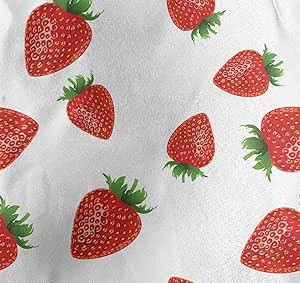
#> input picture assets/images/6.jpg, 300 x 283 px, found by its file name
$ python threshold.py
#> lines starting #> are read from the running program, lines starting #| are printed output that depends on the picture; after the words box and inside, x2 and y2 are one past the last pixel; in counts of white or black regions, pixels touching at a corner belong together
### library/objects/image/image.py
import cv2
from copy import deepcopy


class Image:
    def __init__(self, image_path: str = None):
        self.__image = None
        self._image_path = image_path
        self.__width = None
        self.__height = None
        self.__channels = None
        self.__original = None

    def read_path(self, image_path: str):
        self._image_path = image_path
        self.__image = cv2.imread(image_path)
        if self.__original is None:
            print("Set original")
            self.set_original(self.__image)
        else:
            print("Original is.")
        self.shape()
        return self

    def set(self, image: cv2.Mat):
        self.__image = deepcopy(image)
        if self.__original is None:
            print("Set original")
            self.set_original(self.__image)
        else:
            print("Original Is.")
        return self

    def set_original(self, img: cv2.Mat):
        print("Set Original")
        self.__original = deepcopy(img)
#> img is the input picture: shape (283, 300, 3); mean B, G, R 168.7, 173.5, 198.5
        return self

    def shape(self):
        if len(self.__image.shape) == 2:
            self.__channels = 1
        else:
            self.__height, self.__width, self.__channels = self.__image.shape
        return self

    def get(self):
        return self.__image

    def get_original(self):
        return deepcopy(self.__original)

    def get_path(self):
        return self._image_path

    def get_width(self):
        return self.__width

    def get_height(self):
        return self.__height

    def get_channels(self):
        return self.__channels

    def show(self, title: str = "Image"):
#> called with title = 'Gray'
        if title == "original":
            cv2.imshow(title, self.__original)
        else:
            cv2.imshow(title, self.__image)
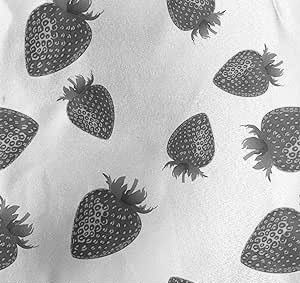
#> window 'Gray': shape (283, 300); min 12, max 255, mean 180.4
        return self

    def wait_key(self, delay: int = 0, key: int = ord('q')):
#> called with delay = 0, key = 113
        if cv2.waitKey(delay) == key:
#> (key q is pressed here)
            return key


# [7 lines that do not run on import are left out]

### library/objects/color/color.py
from library.objects.image.image import Image
import cv2


class Color:
    def __init__(self, img: Image):
        self.__image = img

    def to_gray(self):
        self.__image.set(
            cv2.cvtColor(
                self.__image.get(),
                cv2.COLOR_BGR2GRAY
            )
        )
        return self

    # [17 lines left out: functions to_hsv, to_rgb, to_hls, not called in this run]


# [11 lines that do not run on import are left out]

### library/objects/threshold/threshold.py
from library.objects.image.image import Image
from library.objects.color.color import Color
import cv2


class Thresh:
    def __init__(self, image: Image):
        self.__image = image

    # [4 lines of commented-out code are left out]

    def threshold(self, th_min: float = 127, th_max: float = 255):
        img = cv2.threshold(self.__image.get(), th_min, th_max, cv2.THRESH_BINARY_INV)[1]
        self.__image.set(img)
        return self

    def binary(self, th_min: float = 100, th_max: float = 255):
        ret, img = cv2.threshold(self.__image.get(), th_min, th_max, cv2.THRESH_BINARY)
        self.__image.set(img)
        return self

    def adaptive(self, block_size: int, c: int):
        self.__image.set(
            cv2.adaptiveThreshold(
                self.__image.get(),
                255,
                cv2.ADAPTIVE_THRESH_MEAN_C,
                cv2.THRESH_BINARY,
                block_size,
                c
            )
        )
        return self

    def otsu(self, th_min: float = 0, th_max: float = 255):
        ret, img = cv2.threshold(self.__image.get(), th_min, th_max, cv2.THRESH_OTSU)
        return self


if __name__ == '__main__':
    image = Image().read_path(r"C:\Users\bekta\PycharmProjects\OOB\assets\images\6.jpg")
    color = Color(image)
    thresh = Thresh(image)

    color.to_gray()

    image.show("Gray").wait_key(0)

    thresh.threshold()
    image.show("Threshold").wait_key(0)
#> call 2 of show, with title = 'Threshold'
#> in show (call 2), `cv2.imshow(title, self.__image)`:
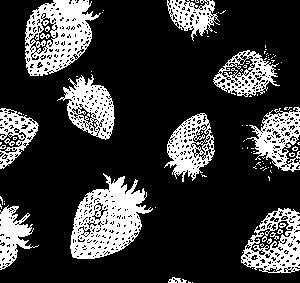
#> window 'Threshold': shape (283, 300); 22.3% white; 98 white regions (83 under 20 px), largest, box (x1, y1, x2, y2) and area: (70, 173, 153, 259) 3791, (25, 0, 101, 76) 3198, (241, 208, 300, 273) 1887
#> (key Esc is pressed here)

    image.show("original").wait_key(0)

    # [8 lines of commented-out code are left out]

$ run again, with assets/images/1.jpg copied over assets/images/6.jpg
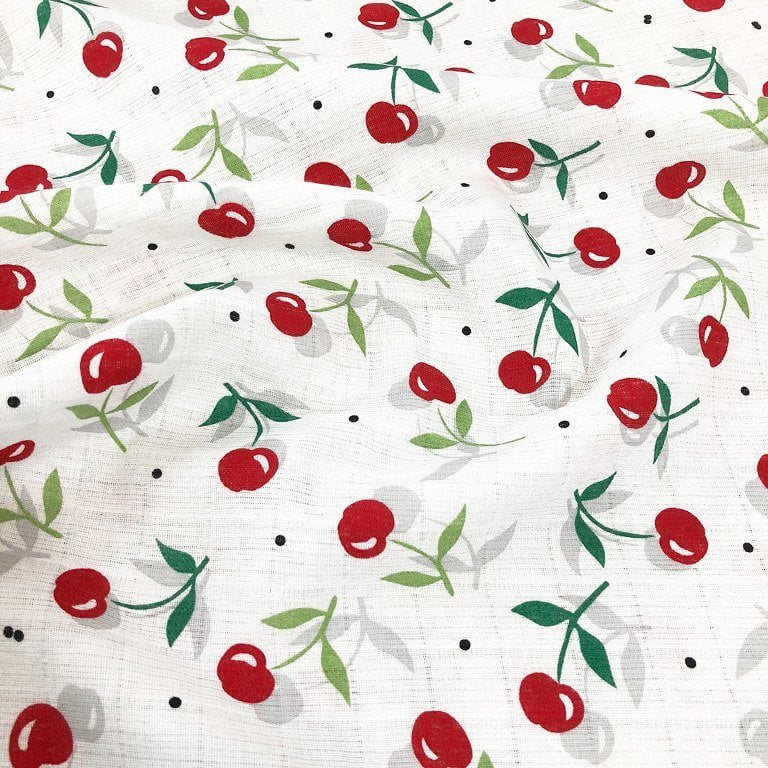
#> input picture assets/images/1.jpg, 768 x 768 px, found by its file name
#> in set_original, img is the input picture: shape (768, 768, 3); mean B, G, R 207.7, 212.1, 221.7
#> in show, `cv2.imshow(title, self.__image)`:
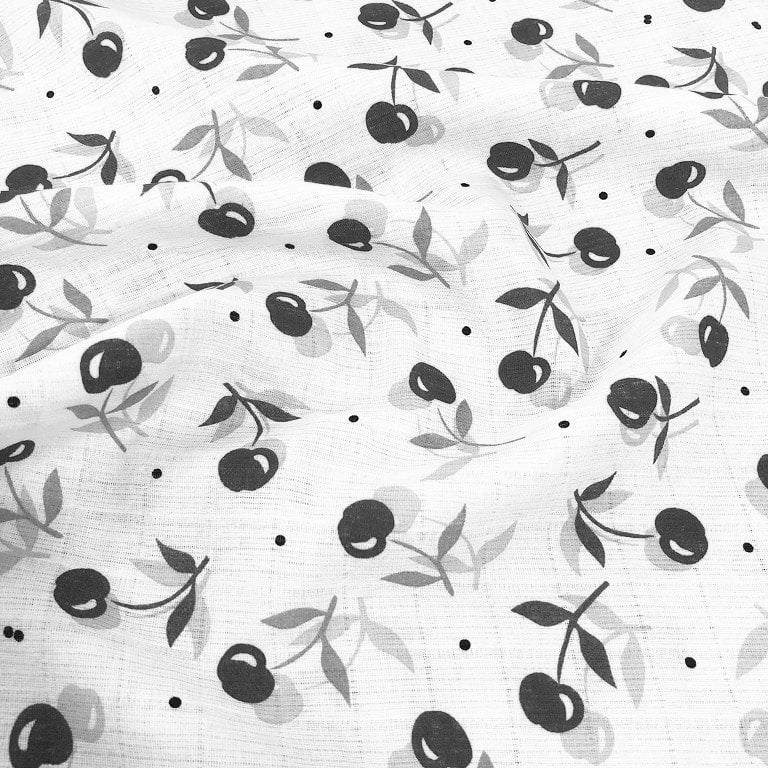
#> window 'Gray': shape (768, 768); min 0, max 255, mean 214.5
#> in show (call 2), `cv2.imshow(title, self.__image)`:
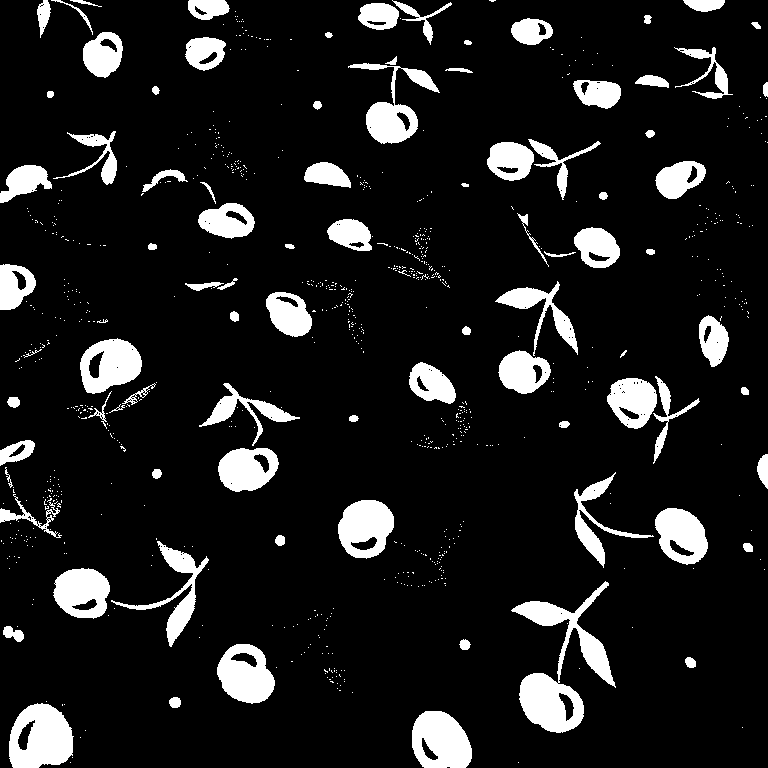
#> window 'Threshold': shape (768, 768); 11% white; 882 white regions (793 under 20 px), largest, box (x1, y1, x2, y2) and area: (511, 581, 616, 733) 5159, (9, 703, 74, 768) 3130, (412, 711, 472, 768) 2658

$ run again, with assets/images/4.jpg copied over assets/images/6.jpg
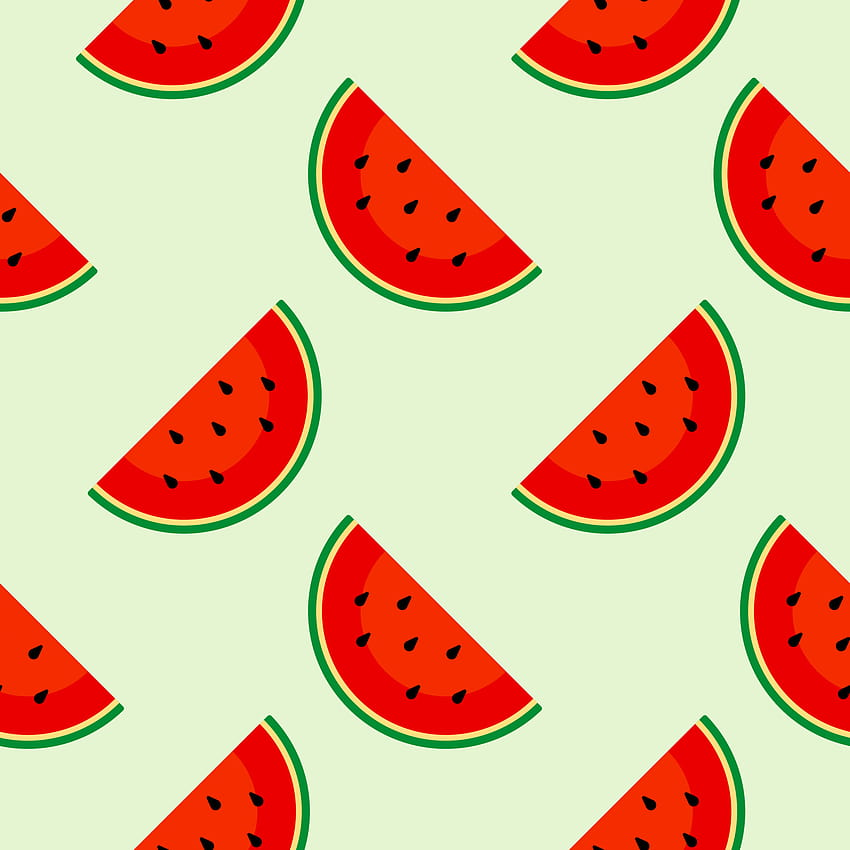
#> input picture assets/images/4.jpg, 850 x 850 px, found by its file name
#> in set_original, img is the input picture: shape (850, 850, 3); mean B, G, R 145.9, 180.6, 221.4
#> in show, `cv2.imshow(title, self.__image)`:
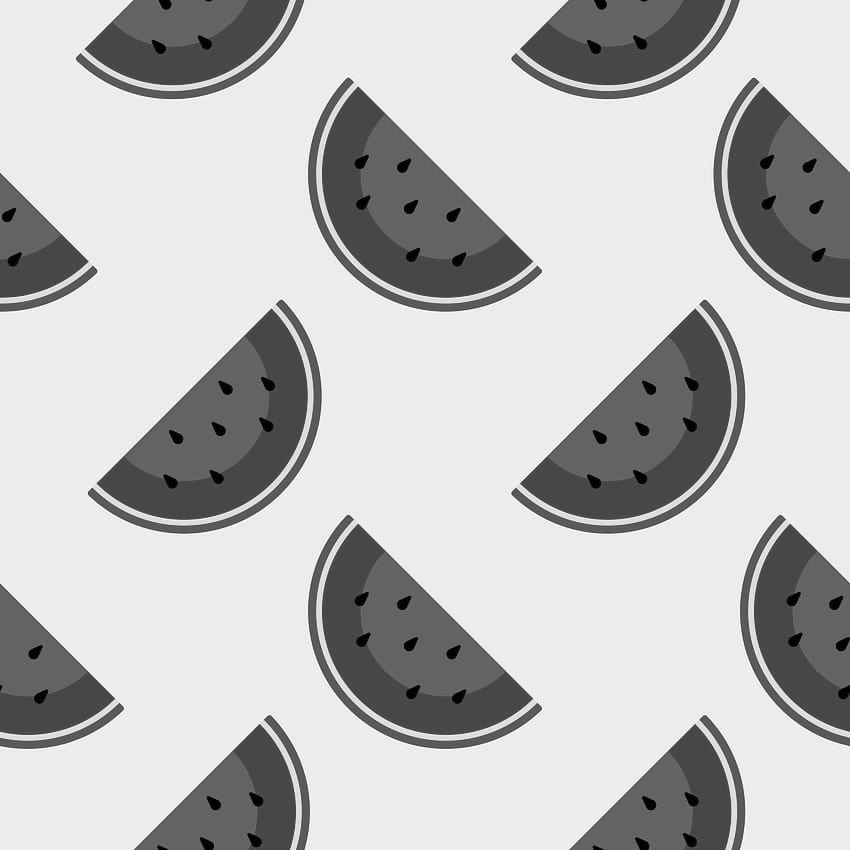
#> window 'Gray': shape (850, 850); min 0, max 254, mean 188.8
#> in show (call 2), `cv2.imshow(title, self.__image)`:
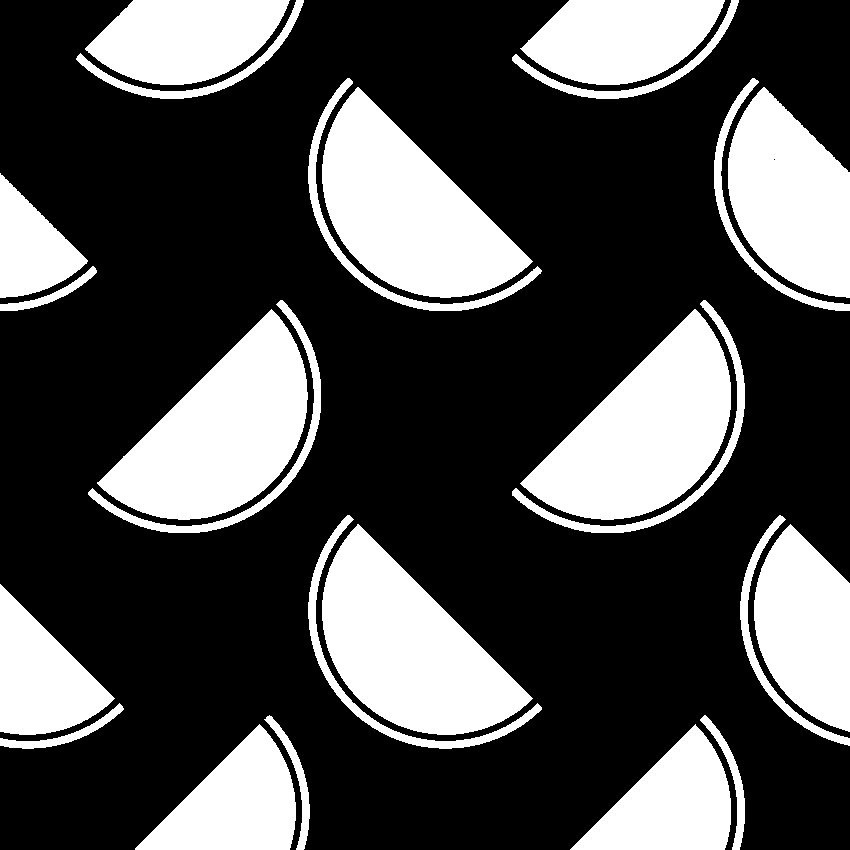
#> window 'Threshold': shape (850, 850); 30.1% white; 24 white regions, largest, box (x1, y1, x2, y2) and area: (520, 309, 731, 520) 24036, (322, 524, 533, 735) 24017, (322, 87, 533, 298) 23969
